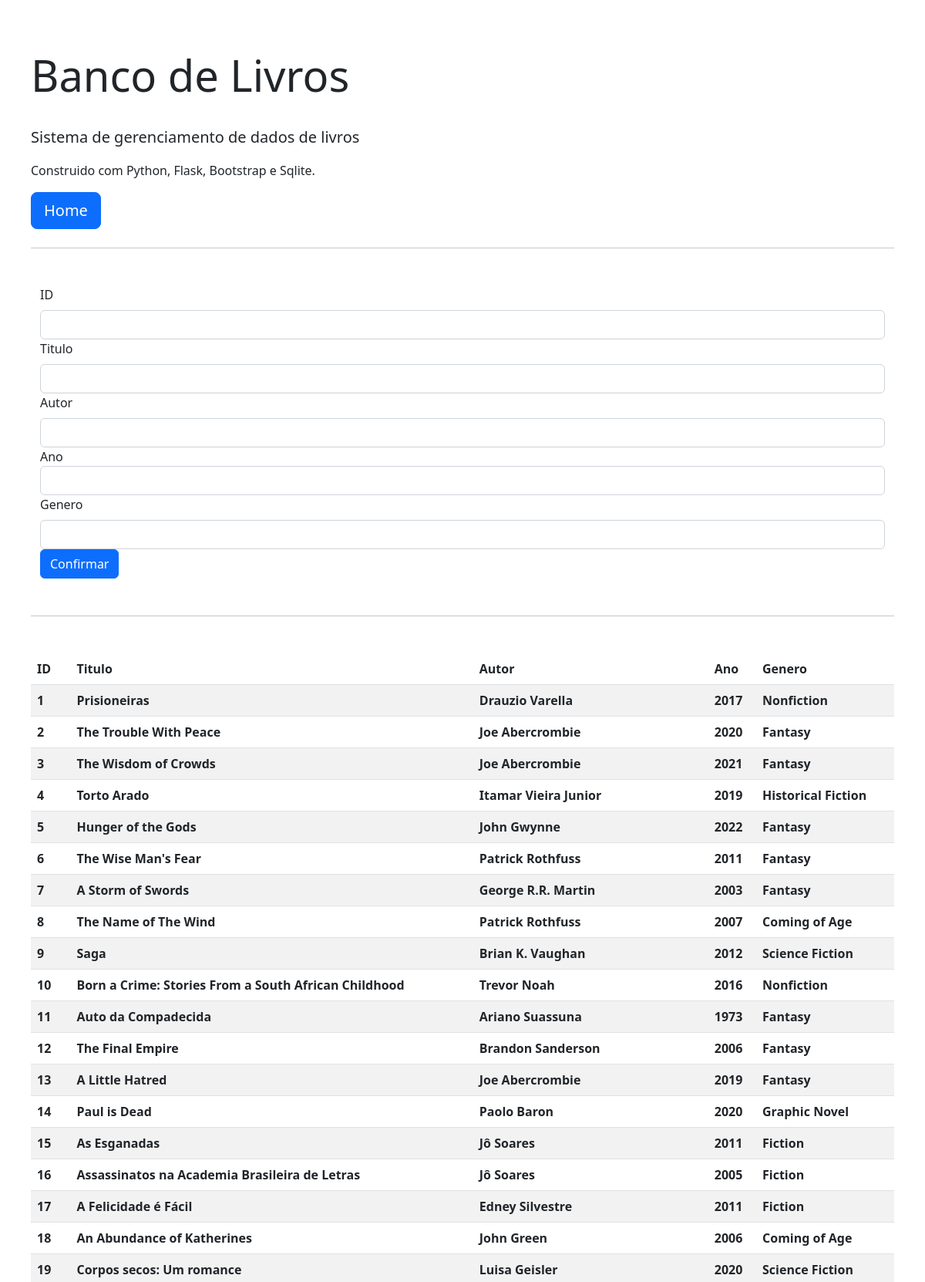
The page /update_book (upper part) on the database its author committed.
### tables this page shows
CREATE TABLE "books" (
"id" INTEGER PRIMARY KEY AUTOINCREMENT,
"titulo" TEXT NOT NULL,
"autor" TEXT,
"ano" INTEGER,
"genero" TEXT
);

### app.py (the view)
@app.route("/update_book", methods=['POST', 'GET'])
def update_book():
    if request.method=='POST':
        id=request.form['id']
        titulo=request.form['titulo']
        autor=request.form['autor']
        ano=request.form['ano']
        genero=request.form['genero']
        alter_book(id, titulo, autor, ano, genero)
        message = f"Livro alterado com sucesso!"
        return redirect(url_for("home",message=message))
    else:
        all_data = query_all_data()
        return render_template("update_book.html", all_data=all_data)

### app.py (called while the page is built)
def query_all_data():
    with sqlite3.connect(db_path) as connie:
        c = connie.cursor()
        c.execute("""
SELECT * FROM books
""")
        all_data = c.fetchall()
    return(all_data)

### templates/update_book.html (shortened to what this page needs)
<!DOCTYPE html>
<html lang="en">
    <head>
        <link href="https://cdn.jsdelivr.net/npm/bootstrap@5.2.2/dist/css/bootstrap.min.css" rel="stylesheet">
    </head>
    <body style="margin:30px;padding:10px">
        <br>
        <div class="jumbotron">
        <h1 class="display-4">Banco de Livros</h1>
        <br>
        <p class="lead">Sistema de gerenciamento de dados de livros</p>
        <p>Construido com Python, Flask, Bootstrap e Sqlite.</p>
        <a class="btn btn-primary btn-lg" href="{{ url_for('home') }}" role="button">Home</a>
        <hr class="my-4">
        <br>
        </div>
        <div class="container">
        <form action="http://127.0.0.1:5050/update_book" method="post">
            <div class="form-group">
                <label class="form-label">ID</label>
                <input class="form-control" id="id" name="id">
            </div>
            <div class="form-group">
                <label class="form-label">Titulo</label>
                <input class="form-control" id="titulo" name="titulo">
            </div>
            <div class="form-group">
                <label class="form-label">Autor</label>
                <input class="form-control" id="autor" name="autor">
            </div>
            <div class="form-group">
                <label" class="form-label">Ano</label>
                <input class="form-control" id="ano" name="ano">
            </div>
            <div class="form-group">
                <label class="form-label">Genero</label>
                <input  class="form-control" id="genero" name="genero">
            </div>
            <button type="submit" class="btn btn-primary">Confirmar</button>
        </form>
        </div>
        <br>
        <hr class="my-4">
        <br>
        <table class="table table-striped">
            <thead>
                <tr>
                <th scope="col">ID</th>
                <th scope="col">Titulo</th>
                <th scope="col">Autor</th>
                <th scope="col">Ano</th>
                <th scope="col">Genero</th>
                </tr>
            </thead>
            <tbody>
                {% for row in all_data %}
                <tr>
                {% for col in row %}
                <th scope="row">{{col}}</th>
                {% endfor %}
                </tr>
                {% endfor %}
            </tbody>
        </table>
    </body>
</html>

### rows shown on the page
books: row "1", titulo "Prisioneiras", autor "Drauzio Varella", ano "2017", genero "Nonfiction"
books: row "2", titulo "The Trouble With Peace", autor "Joe Abercrombie", ano "2020", genero "Fantasy"
books: row "3", titulo "The Wisdom of Crowds", autor "Joe Abercrombie", ano "2021", genero "Fantasy"
books: row "4", titulo "Torto Arado", autor "Itamar Vieira Junior", ano "2019", genero "Historical Fiction"
books: row "5", titulo "Hunger of the Gods", autor "John Gwynne", ano "2022", genero "Fantasy"
books: row "6", titulo "The Wise Man's Fear", autor "Patrick Rothfuss", ano "2011", genero "Fantasy"
books: row "7", titulo "A Storm of Swords", autor "George R.R. Martin", ano "2003", genero "Fantasy"
books: row "8", titulo "The Name of The Wind", autor "Patrick Rothfuss", ano "2007", genero "Coming of Age"
books: row "9", titulo "Saga", autor "Brian K. Vaughan", ano "2012", genero "Science Fiction"
books: row "10", titulo "Born a Crime: Stories From a South African Childhood", autor "Trevor Noah", ano "2016", genero "Nonfiction"
books: row "11", titulo "Auto da Compadecida", autor "Ariano Suassuna", ano "1973", genero "Fantasy"
books: row "12", titulo "The Final Empire", autor "Brandon Sanderson", ano "2006", genero "Fantasy"
books: row "13", titulo "A Little Hatred", autor "Joe Abercrombie", ano "2019", genero "Fantasy"
books: row "14", titulo "Paul is Dead", autor "Paolo Baron", ano "2020", genero "Graphic Novel"
books: row "15", titulo "As Esganadas", autor "Jô Soares", ano "2011", genero "Fiction"
books: row "16", titulo "Assassinatos na Academia Brasileira de Letras", autor "Jô Soares", ano "2005", genero "Fiction"
books: row "17", titulo "A Felicidade é Fácil", autor "Edney Silvestre", ano "2011", genero "Fiction"
books: row "18", titulo "An Abundance of Katherines", autor "John Green", ano "2006", genero "Coming of Age"
books: row "19", titulo "Corpos secos: Um romance", autor "Luisa Geisler", ano "2020", genero "Science Fiction"
